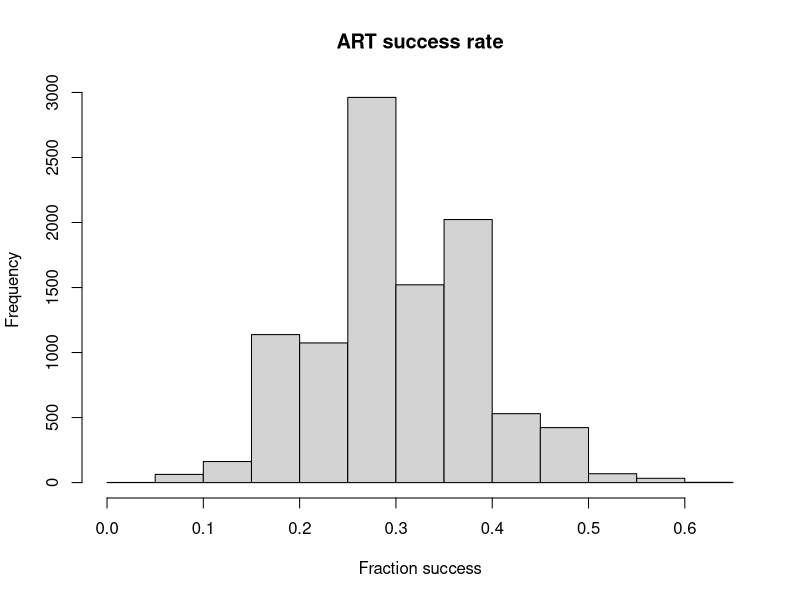

Source code (R):
## ---- chunk 1
knitr::opts_chunk$set(echo = TRUE)
## ---- chunk 2
reps = 10
maxx = 4
maxy = 6
maxz = 3
ellipsevolume <- function(a, b, c){
  boxvolume = 2*a * 2 *b * 2*c
  maxi = 10000
  x <- runif(maxi, min = -a, max = a)
  y <- runif(maxi, min = -b, max = b)
  z <- runif(maxi, min = -c, max = c)
  inellipse <- ifelse((x^2)/(a^2) + (y^2)/(b^2) + (z^2)/(c^2) <= 1, 1.0, 0.0)
  volume <- mean(inellipse) * boxvolume
  volume
}
## ---- chunk 3
reps = 10
volumeellipse <- replicate(reps, ellipsevolume(maxx, maxy, maxz))
volumeellipse
## ---- chunk 4
meanvolume <- mean(volumeellipse)
sdvolume <- sd(volumeellipse)
paste(meanvolume, sdvolume)
## ---- chunk 5
alpha =0.05
meanvolume + qt((1-alpha/2), df=(reps-1)) * sdvolume/sqrt(reps)
meanvolume - qt((1-alpha/2), df=(reps-1)) * sdvolume/sqrt(reps)
## ---- chunk 6
4/3*pi * maxx * maxy * maxz
## ---- chunk 7
clinicsim <- function(i){
              successes <- sum(sample(x=0:1, size = 30, replace=TRUE, prob=c((1-0.31), 0.31)))
              return = successes/30
}
## ---- chunk 8
clinicresults <-sapply(1:10000, clinicsim)
## ---- chunk 9
clinicresults <-  replicate(10000, clinicsim(1))
## ---- chunk 10
hist(clinicresults, main="ART success rate", xlab="Fraction success")
## ---- chunk 11
print(length(clinicresults[clinicresults>0.40])/length(clinicresults))
